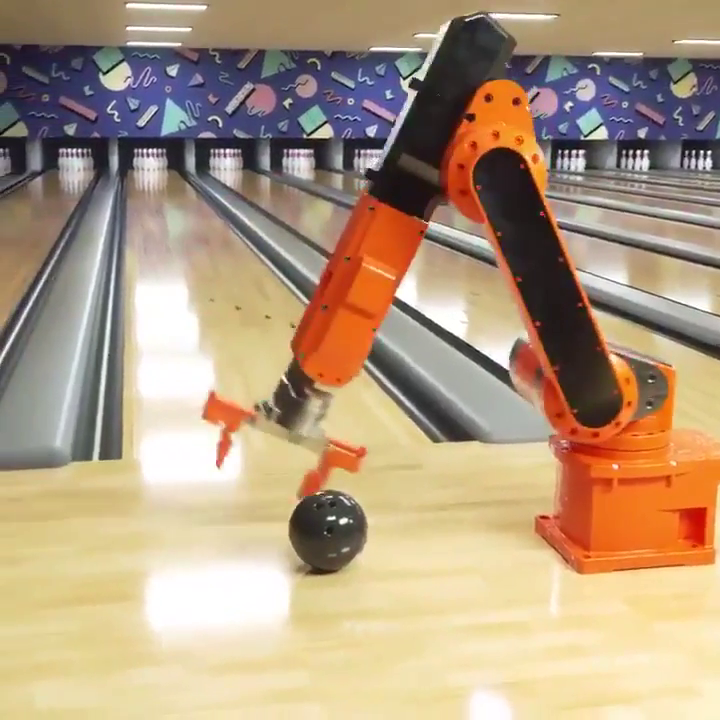
#> input picture frame 30 of Data/in/bowling.mp4, 720 x 720 px, given in place of output.avi, which was not available
$ python 2_Video_reader.py
#> lines starting #> are read from the running program, lines starting #| are printed output that depends on the picture
import numpy as np
import cv2 as cv

cap = cv.VideoCapture('../../Data/out/output.avi')
while True:
    ret, frame = cap.read()
#> frame is the input picture: shape (720, 720, 3); mean B, G, R 128.4, 154.7, 177.9
    gray = cv.cvtColor(frame, cv.COLOR_BGR2GRAY)
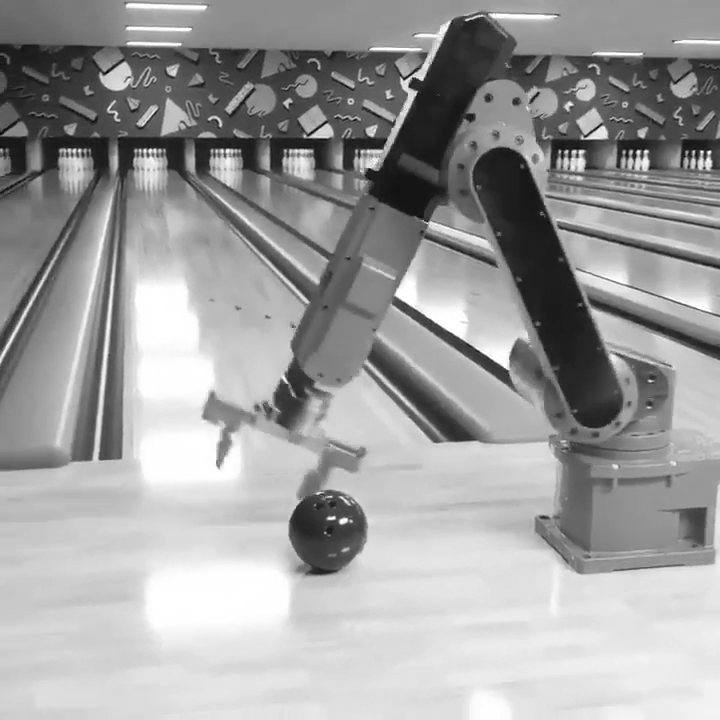
#> gray: shape (720, 720); min 0, max 255, mean 158.6
    cv.imshow('frame', gray)
    if cv.waitKey(1) & 0xFF == ord('q'):
#> (key q is pressed here)
        break
cap.release()
cv.destroyAllWindows()

$ run again, starting later in the video
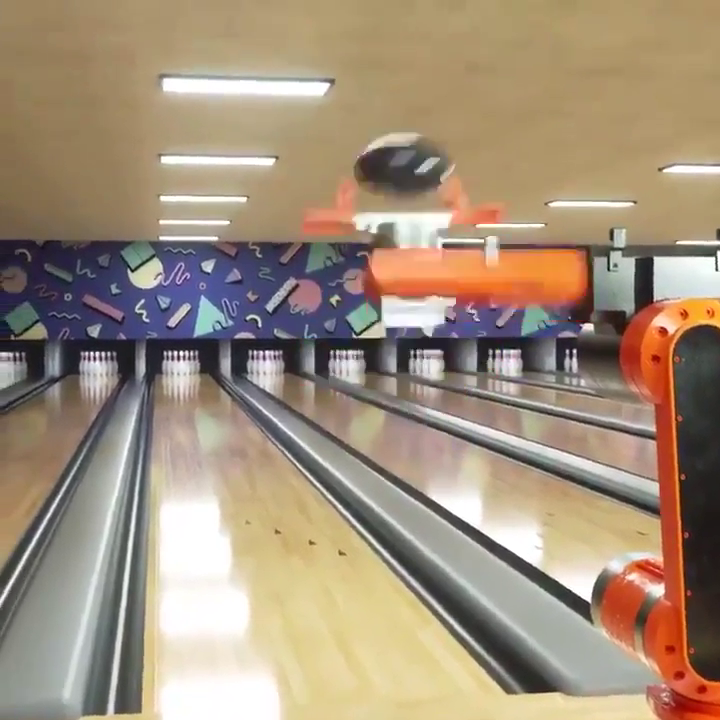
#> input picture frame 135 of Data/in/bowling.mp4, 720 x 720 px, given in place of output.avi, which was not available
#> frame is the input picture: shape (720, 720, 3); mean B, G, R 123.2, 143.9, 162
#> `gray = cv.cvtColor(frame, cv.COLOR_BGR2GRAY)`:
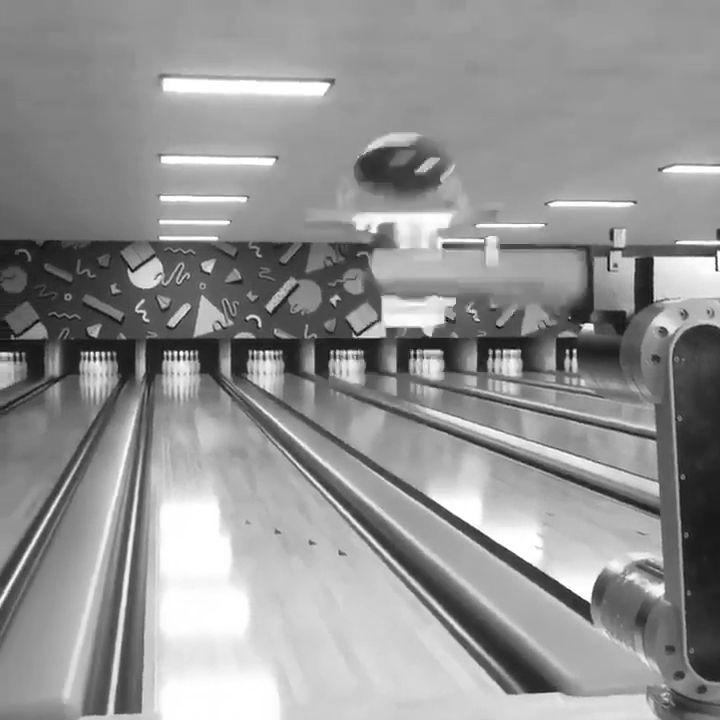
#> gray: shape (720, 720); min 1, max 255, mean 146.9

$ run again, starting later in the video
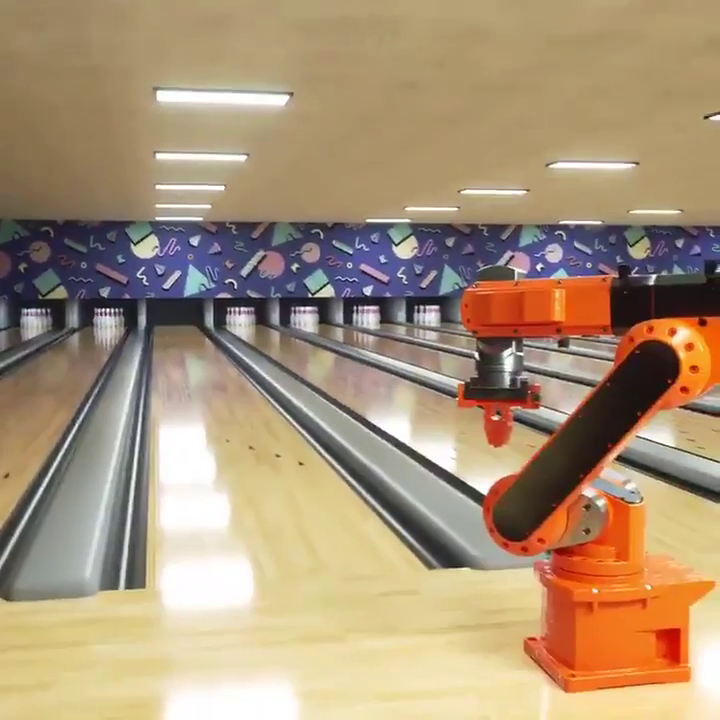
#> input picture frame 241 of Data/in/bowling.mp4, 720 x 720 px, given in place of output.avi, which was not available
#> frame is the input picture: shape (720, 720, 3); mean B, G, R 119.6, 147.5, 170.3
#> `gray = cv.cvtColor(frame, cv.COLOR_BGR2GRAY)`:
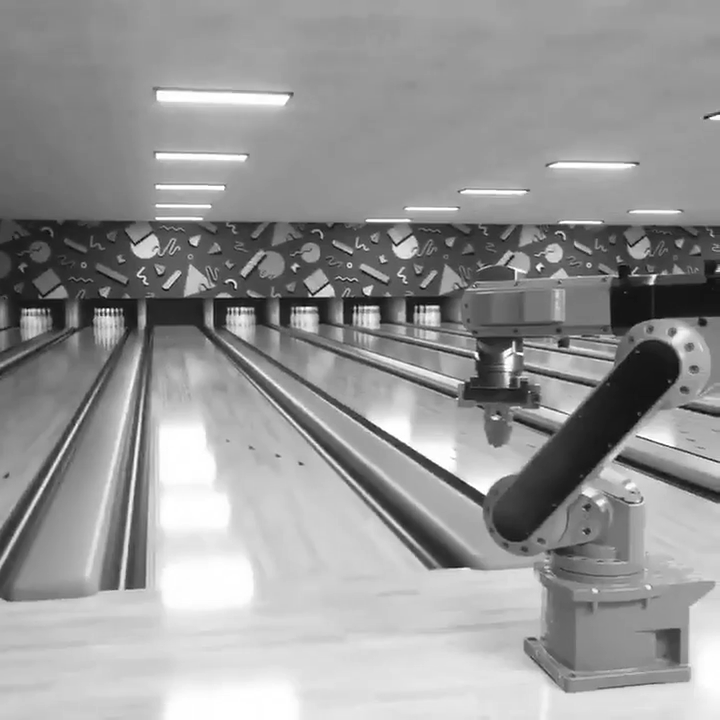
#> gray: shape (720, 720); min 8, max 255, mean 151.1
